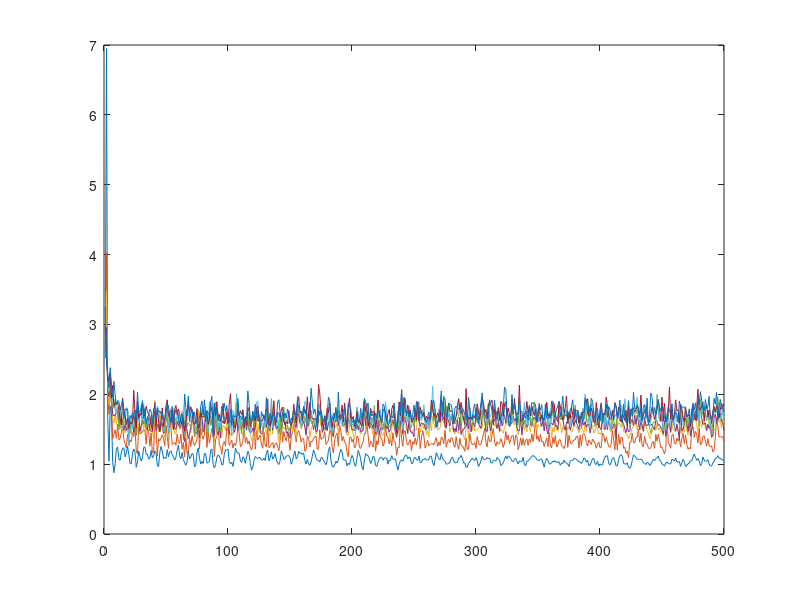

This figure's MATLAB source:
clear 
close all
clc

load loss

len=length(loss);
d1=1:8:len;
d2=2:8:len;
d3=3:8:len;
d4=4:8:len;
d5=5:8:len;
d6=6:8:len;
d7=7:8:len;
d8=8:8:len;

figure
plot(loss(d1))
hold on
plot(loss(d2))
plot(loss(d3))
plot(loss(d4))
plot(loss(d5))
plot(loss(d6))
plot(loss(d7))
plot(loss(d8))